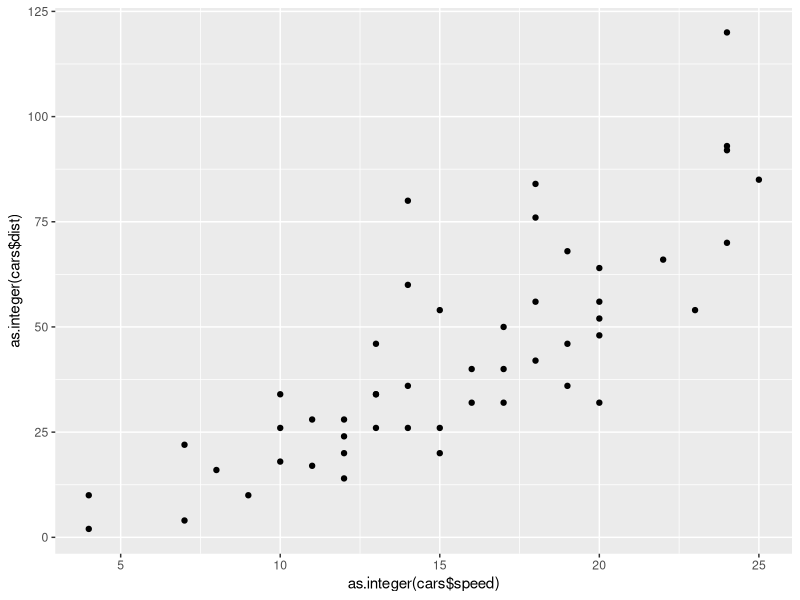

Reproduce this figure in R.
## ---- chunk 1
knitr::opts_chunk$set(tidy=TRUE, cache=FALSE, dev = 'pdf')
    # fig_width: 5
    # fig_height: 9
suppressPackageStartupMessages(library(tidyverse))
#suppressPackageStartupMessages(library(ggrepel))
#suppressPackageStartupMessages(library(data.table))
#suppressPackageStartupMessages(library(stringr))
#suppressPackageStartupMessages(library(scales))
#suppressPackageStartupMessages(library(ggthemes))
#suppressPackageStartupMessages(library(lazyeval))
#suppressPackageStartupMessages(library(rlang))
# suppressPackageStartupMessages(library(janitor))
## ---- chunk 2
# source("src/___.R")
## ---- chunk 3
# orig_data <- read_excel("input_data/___")
summary(cars)
## ---- chunk 4

## ---- chunk 5

## ---- chunk 6
# write.csv2(x= , file="output_data/___.csv")
# write.csv2(x= , file="results/___.csv")
## ---- chunk 7
qplot(as.integer(cars$speed), as.integer(cars$dist))

# ggsave(plot=last_plot(), filename="results/figures/___.png")
